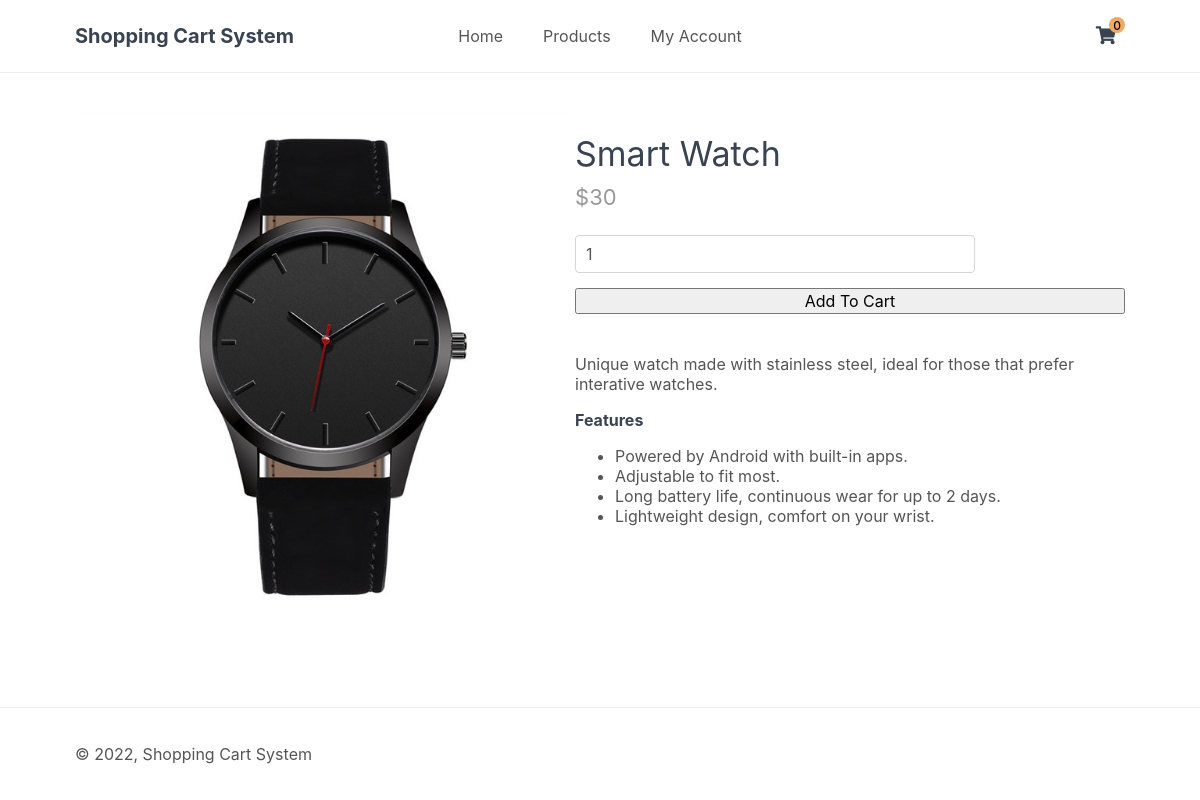
The page /index.php?page=product&id=1 on the database its author committed.
### tables this page shows
CREATE TABLE IF NOT EXISTS `item` (
	`item_id`			INT NOT NULL AUTO_INCREMENT,
	`item_name` 		VARCHAR(64),
	`desc` 				VARCHAR(1024),
	`price` 			INT,
	`discount_price`	INT,
	`quantity` 			INT,
	`img` 				VARCHAR(32),
	`date_added` 		DATETIME NOT NULL DEFAULT CURRENT_TIMESTAMP,
	`availability` 		BOOLEAN,
	PRIMARY KEY (`item_id`)
);

### index.php (called while the page is built, shortened)
<?php
include 'functions.php';
$page = isset($_GET['page']) && file_exists($_GET['page'] . '.php') ? $_GET['page'] : 'home';
include $page . '.php';
?>

### product.php (the view, shortened to what this page needs)
<?php
if (isset($_GET['id'])) {
    $stmt = $pdo->prepare('SELECT * FROM item WHERE item_id = ?');
    $stmt->execute([$_GET['id']]);
    $product = $stmt->fetch(PDO::FETCH_ASSOC);
} else {
    exit('Product does not exist!');
}
?>
<?=template_header('Product')?>
<div class="product content-wrapper">
    <img src="imgs/<?=$product['img']?>" width="500" height="500" alt="<?=$product['item_name']?>">
    <div>
        <h1 class="name"><?=$product['item_name']?></h1>
        <span class="price">
            &dollar;<?=$product['price']?>
        </span>
        <form action="index.php?page=cart" method="post">
            <input type="number" name="quantity" value="1" min="1" max="<?=$product['quantity']?>" placeholder="Quantity" required>
            <input type="submit" value="Add To Cart">
        </form>
        <div class="description">
            <?=$product['desc']?>
        </div>
    </div>
</div>
<?=template_footer()?>

### style.css (style rules this page uses)
* { box-sizing: border-box; font-family: -apple-system, BlinkMacSystemFont, "segoe ui", roboto, oxygen, ubuntu, cantarell, "fira sans", "droid sans", "helvetica neue", Arial, sans-serif; font-size: 16px; }
html { height: 100%; }
body { position: relative; min-height: 100%; color: #555555; background-color: #FFFFFF; margin: 0; padding-bottom: 100px; }
h1, h2, h3, h4, h5 { color: #394352; }
.content-wrapper { width: 1050px; margin: 0 auto; }
main > .product { display: flex; padding: 40px 0; }
main > .product h1 { font-size: 34px; font-weight: normal; margin: 0; padding: 20px 0 10px 0; }
main > .product .price { display: block; font-size: 22px; color: #999999; }
main > .product form { display: flex; flex-flow: column; margin: 25px 0 40px 0; }
main > .product form select, main > .product form input[type="number"], main > .product form input[type="text"], main > .product form input[type="datetime-local"] { width: 400px; padding: 8px 10px; margin-bottom: 15px; border: 1px solid #d5d5d5; color: #555555; border-radius: 4px; background-color: #fff; }

### rows shown on the page
item: img (picture), item_name "Smart Watch", price "30", desc "Unique watch made with stainless steel, ideal for those that prefer interative watches. Features Powered by Android with built-in apps. Adjustable to fit most. Long battery life, continuous wear for up to 2 days. Lightweight design, comfort on your wrist."

### other values the page prints
$num_items_in_cart "0"
